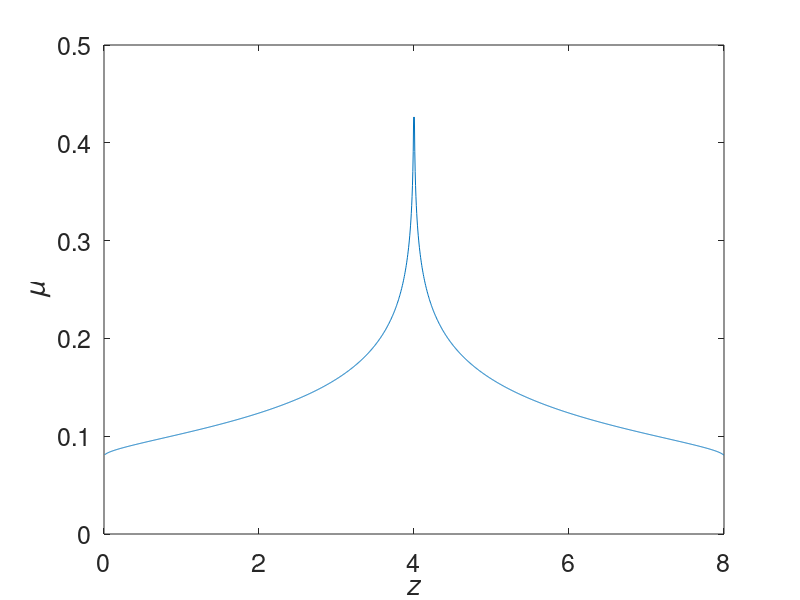

The MATLAB source for this figure:
%FIG52  Plot of 2-D density function of the discrete Laplacian

%Kai Borre April 27, 1998
%Copyright (c) by Kai Borre
%$Revision: 1.0 $  $Date: 2000/12/16 $

z = 0.01:.005:7.999;
m = sqrt(z .*(8-z)/16);
my = ellipke(m) ./(2*pi^2);
plot(z,my)
xlabel('\itz','FontSize',18)
ylabel('\it\mu','FontSize',18,'VerticalAlignment','Bottom')
set(gca,'FontSize',18)
print -deps fig52
%%%%%%%%%%%%%%%%%% end fig52.m  %%%%%%%%%%%%%%%%%